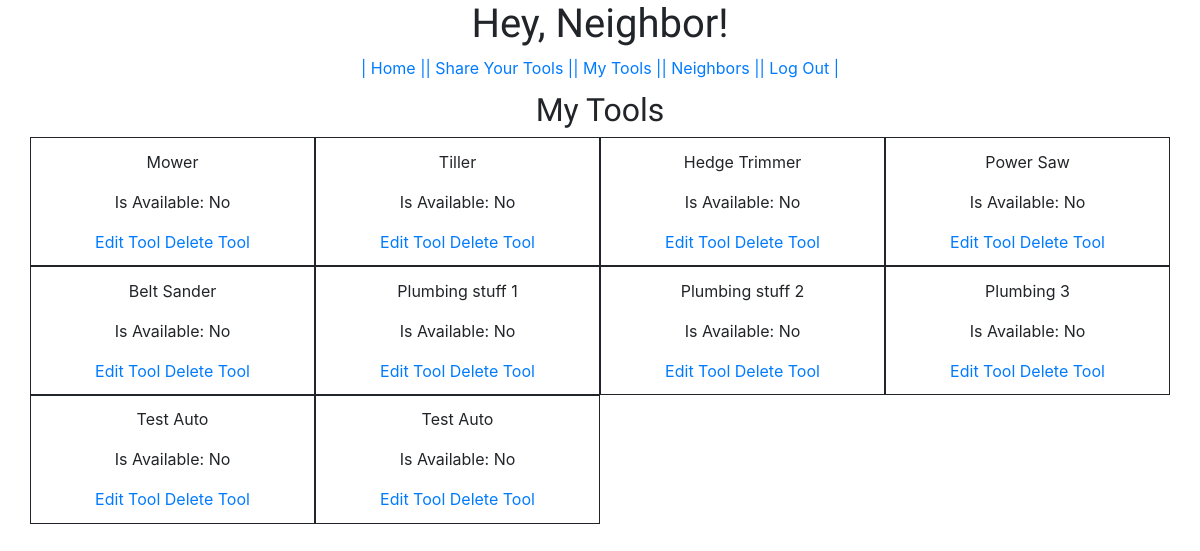
Before: /mytools/ (signed in) with the older database file.
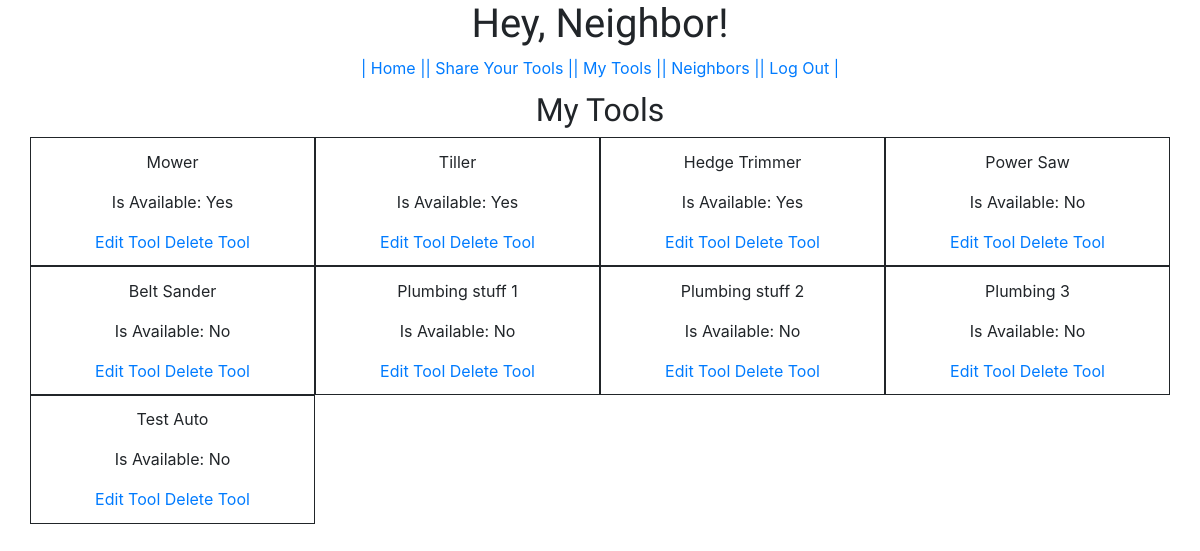
After: the same page with the newer database file.
### hey_neighbor/models.py (models this page shows, shortened)
class Tool(models.Model):
    AVAILABLE_TYPES = [
    ('YARD', 'Yard'),
    ('WOODWORKING', 'Woodworking'),
    ('PLUMBING', 'Plumbing'),
    ('AUTO', 'Auto')
    ]
    owner = models.ForeignKey(User, on_delete=models.CASCADE)
    tool = models.CharField(max_length=255, default='')
    types = models.CharField(max_length=255, choices=AVAILABLE_TYPES, default='YARD')
    date_posted = models.DateTimeField('Date Posted', default=timezone.now)
    availability = models.BooleanField(default=False)

### hey_neighbor/views.py (the view)
# urls.py: path('mytools/', views.MyToolView.as_view(), name='my_tool'),
class MyToolView(LoginRequiredMixin, generic.ListView):
    model = Tool
    template_name = 'hey_neighbor/mytools.html'
    fields = '__all__'
    def get_queryset(self):
        return Tool.objects.filter(owner=self.request.user)

### hey_neighbor/templates/hey_neighbor/mytools.html
{% extends 'hey_neighbor/base.html' %}
{% block content %}
<div class='row justify-content-center'>
<h2 class='heads'>My Tools</h2>
</div>
<div class='row'>
{% if object_list %}
{% for object in object_list %}
<section class='posting col-md-3'>
  <p>{{object.tool}}</p>
  {% if object.availability == True %}
  <p> Is Available: Yes</p>
  {% else %}
  <p> Is Available: No</p>
  {% endif %}
    {% if request.user.is_authenticated %}
    <a href="{% url 'hey_neighbor:edit_tool' object.pk %}">Edit Tool</a>
    <a href="{% url 'hey_neighbor:delete' object.pk %}">Delete Tool</a>
    {% endif %}
</section>
{% endfor %}
{% else %}
<p>There was an issue</p>
{% endif %}
{% endblock %}

Changed rows visible on the page:
removed Tool: tool "Test Auto", availability "Is Available: No"
changed Tool "Mower": availability "Is Available: No" → "Is Available: Yes"
changed Tool "Tiller": availability "Is Available: No" → "Is Available: Yes"
changed Tool "Hedge Trimmer": availability "Is Available: No" → "Is Available: Yes"
